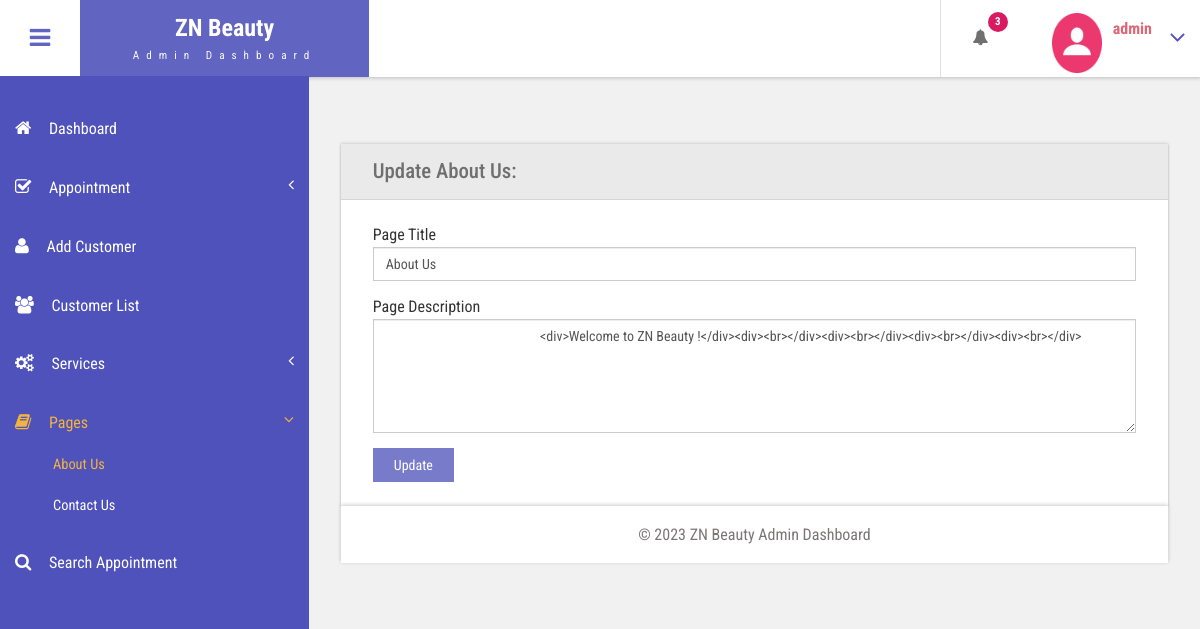
Screenshot of /beauty/admin/about-us.php (signed in) with the database file from the repository.
### tables this page shows
CREATE TABLE `tblpage` (
  `ID` int(10) NOT NULL,
  `PageType` varchar(200) DEFAULT NULL,
  `PageTitle` mediumtext DEFAULT NULL,
  `PageDescription` mediumtext DEFAULT NULL,
  `Email` varchar(200) DEFAULT NULL,
  `MobileNumber` bigint(10) DEFAULT NULL,
  `UpdationDate` date DEFAULT NULL,
  `Timing` varchar(200) NOT NULL
);

### beauty/admin/about-us.php (the view, shortened to what this page needs)
<?php
include('includes/dbconnection.php');
if (strlen($_SESSION['bpmsaid']==0)) {
  header('location:logout.php');
  } else{
  ?>
<!DOCTYPE HTML>
<html>
<head>
<link href="css/bootstrap.css" rel='stylesheet' type='text/css' />
<link href="css/style.css" rel='stylesheet' type='text/css' />
<link href="css/font-awesome.css" rel="stylesheet">
<link href="css/animate.css" rel="stylesheet" type="text/css" media="all">
<link href="css/custom.css" rel="stylesheet">
</head>
<body class="cbp-spmenu-push">
	<div class="main-content">
		 <?php include_once('includes/sidebar.php');?>
	 <?php include_once('includes/header.php');?>
		<div id="page-wrapper">
			<div class="main-page">
				<div class="forms">
					<div class="form-grids row widget-shadow" data-example-id="basic-forms">
						<div class="form-title">
							<h4>Update About Us:</h4>
						</div>
						<div class="form-body">
							<form method="post">
  <?php
$ret=mysqli_query($con,"select * from  tblpage where PageType='aboutus'");
while ($row=mysqli_fetch_array($ret)) {
?>
							 <div class="form-group"> <label for="exampleInputEmail1">Page Title</label> <input type="text" class="form-control" name="pagetitle" id="pagetitle" value="<?php  echo $row['PageTitle'];?>" required="true"> </div> <div class="form-group"> <label for="exampleInputPassword1">Page Description</label> <textarea name="pagedes" id="pagedes" rows="5" class="form-control">
        <?php  echo $row['PageDescription'];?></textarea> </div>
							 <?php } ?>
							  <button type="submit" name="submit" class="btn btn-default">Update</button> </form>
						</div>
					</div>
			</div>
		</div>
		 <?php include_once('includes/footer.php');?>
	</div>
</body>
</html>
<?php } ?>

### beauty/admin/includes/header.php (shortened to what this page needs)
<div class="sticky-header header-section ">
      <div class="header-left">
        <button id="showLeftPush"><i class="fa fa-bars"></i></button>
        <div class="logo">
          <a href="index.html">
            <h1>ZN Beauty </h1>
            <span>Admin Dashboard</span>
          </a>
        </div>
      </div>
      <div class="header-right">
        <div class="profile_details_left">
          <ul class="nofitications-dropdown">
            <?php
$ret1=mysqli_query($con,"select ID,Name from  tblappointment where Status=''");
$num=mysqli_num_rows($ret1);
?>
            <li class="dropdown head-dpdn">
              <a href="#" class="dropdown-toggle" data-toggle="dropdown" aria-expanded="false"><i class="fa fa-bell"></i>
              <span class="badge blue"><?php echo $num;?></span></a>
            </li>
          </ul>
          <div class="clearfix"> </div>
        </div>
        <div class="profile_details">
        <?php
$adid=$_SESSION['bpmsaid'];
$ret=mysqli_query($con,"select AdminName from tbladmin where ID='$adid'");
$row=mysqli_fetch_array($ret);
$name=$row['AdminName'];
?>
          <ul>
            <li class="dropdown profile_details_drop">
              <a href="#" class="dropdown-toggle" data-toggle="dropdown" aria-expanded="false">
                <div class="profile_img">
                  <span class="prfil-img"><img src="images/111.png" alt="" width="50" height="60"> </span>
                  <div class="user-name">
                    <p><?php echo $name; ?></p>
                  </div>
                  <i class="fa fa-angle-down lnr"></i>
                  <div class="clearfix"></div>
                </div>
              </a>
            </li>
          </ul>
        </div>
      </div>
      <div class="clearfix"> </div>
    </div>

### beauty/admin/css/style.css (style rules this page uses)
h4, h5, h6, h1, h2, h3 { margin: 0; }
ul, ol { margin: 0; }
p { margin: 0; }
html, body { font-family: 'Roboto Condensed', sans-serif; font-size: 100%; overflow-x: hidden; background: #fff; }
body a { transition: 0.5s all ease; -webkit-transition: 0.5s all ease; -moz-transition: 0.5s all ease; -o-transition: 0.5s all ease; -ms-transition: 0.5s all ease; text-decoration:none; }
h1,h2,h3,h4,h5,h6 { margin:0; }
p { margin:0; }
ul,label { margin:0; padding:0; }
.main-content { position: relative; }
.sticky-header { position: fixed; top: 0; left:0px; width: 100%; z-index: 100; }
.header-section { background:#FFF; box-shadow: 1px 1px 4px rgba(0, 0, 0, 0.21); -webkit-box-shadow: 1px 1px 4px rgba(0, 0, 0, 0.21); -moz-box-shadow: 1px 1px 4px rgba(0, 0, 0, 0.21); -o-box-shadow: 1px 1px 4px rgba(0, 0, 0, 0.21); }
.header-section::after { clear: both; display: block; content: ''; }
.header-left { float: left; width: 45%; }
.header-right { float: right; }
button#showLeftPush { font-size: 1.5em; width: 80px; padding: 0.87em 0; text-align: center; cursor: pointer; float: left; color: #6F6F6F; -moz-transition: all 0.2s ease-out 0s; -webkit-transition: all 0.2s ease-out 0s; transition: all 0.2s ease-out 0s; border: none; background-color: #fff; outline:none; }
.cbp-spmenu-push { overflow-x: hidden; position: relative; }
.cbp-spmenu, .cbp-spmenu-push { -webkit-transition: all 0.3s ease; -moz-transition: all 0.3s ease; transition: all 0.3s ease; }
.cbp-spmenu-push div#page-wrapper { margin: 0 0 0 19.3em; transition:.5s all; -webkit-transition:.5s all; -moz-transition:.5s all; }
.fa { display: inline-block; font-family: FontAwesome; font-style: normal; font-weight: normal; line-height: 1; -webkit-font-smoothing: antialiased; -moz-osx-font-smoothing: grayscale; }
.logo { background: #6164C1; text-align: center; float: left; }
.logo a { padding: 0.9em 3.3em .7em; display: block; text-decoration: none; }
.logo a h1 { color: #fff; font-size: 1.5em; line-height: 1.2em; font-weight: 700; }
.logo a span { color: #F8F8F8; font-size: .7em; text-align: center; letter-spacing: 7px; }
.profile_details_left { float: left; }
li.dropdown.head-dpdn { display: inline-block; padding: 1.7em 0; border-left: 1px solid #E0E0E0; float: left; }
li.dropdown.head-dpdn a.dropdown-toggle { padding: 1.7em 2em; }
i.fa.fa-bell { color:#6F6F6F; }
.header-right span.badge { font-size: 11px; font-weight: bold; color: #FFF; background: #8BC34A; line-height: 15px; width: 20px; height: 20px; border-radius: 2em; -webkit-border-radius: 2em; -moz-border-radius: 2em; -o-border-radius: 2em; text-align: center; display: inline-block; position: absolute; top: 16%; padding: 2px 0 0; }
.header-right span.blue { background-color:#D81B60; }
.profile_details { float: right; }
.profile_details_drop a.dropdown-toggle { display:block; padding: 0.8em 3em 0 2em; }
.profile_img span.prfil-img { float:left; }
.user-name { float:left; margin-top:8px; margin-left:11px; height:35px; }
.profile_details ul li { list-style-type:none; position:relative; }
.profile_details li a i.fa.lnr { position: absolute; top: 34%; right: 8%; color: #4F52BA; font-size: 1.6em; }
.user-name p { font-size:1em; color:#DD6777; line-height:1em; font-weight:700; }
.charts,.row { margin: 2em 0 0; }
.widget-shadow { background-color: #fff; box-shadow: 0 -1px 3px rgba(0,0,0,.12),0 1px 2px rgba(0,0,0,.24); -webkit-box-shadow: 0 -1px 3px rgba(0,0,0,.12),0 1px 2px rgba(0,0,0,.24); -moz-box-shadow: 0 -1px 3px rgba(0,0,0,.12),0 1px 2px rgba(0,0,0,.24); }
.forms h4 { font-size: 1.3em; color: #6F6F6F; }
.form-title { padding: 1em 2em; background-color: #EAEAEA; border-bottom: 1px solid #D6D5D5; }
.form-body { padding: 1.5em 2em; }
.forms label { font-weight: 400; }
.form-control { border-radius: inherit; }
.forms button.btn.btn-default { background-color: rgba(97, 100, 193, 0.85); color: #fff; padding: .5em 1.5em; border: none; outline:none; border-radius: inherit; }

### beauty/admin/css/custom.css (style rules this page uses)
#page-wrapper { padding:7em 2em 2.5em; background-color: #F1F1F1; }

### rows the page displays
tblpage: pagetitle "About Us", pagedes "<div>Welcome to ZN Beauty !</div><div><br></div><div><br></div><div><br></div><div><br></div>"

### other values shown
$num "3"
$name "admin"
